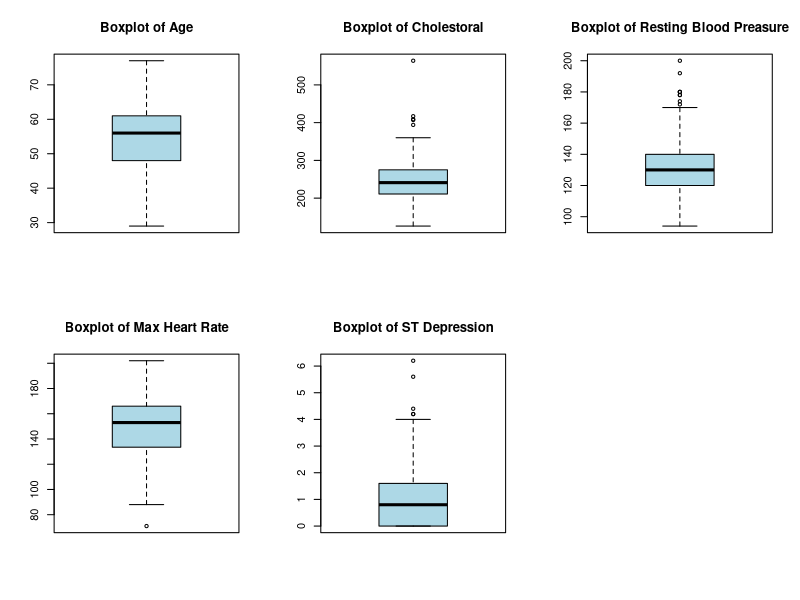
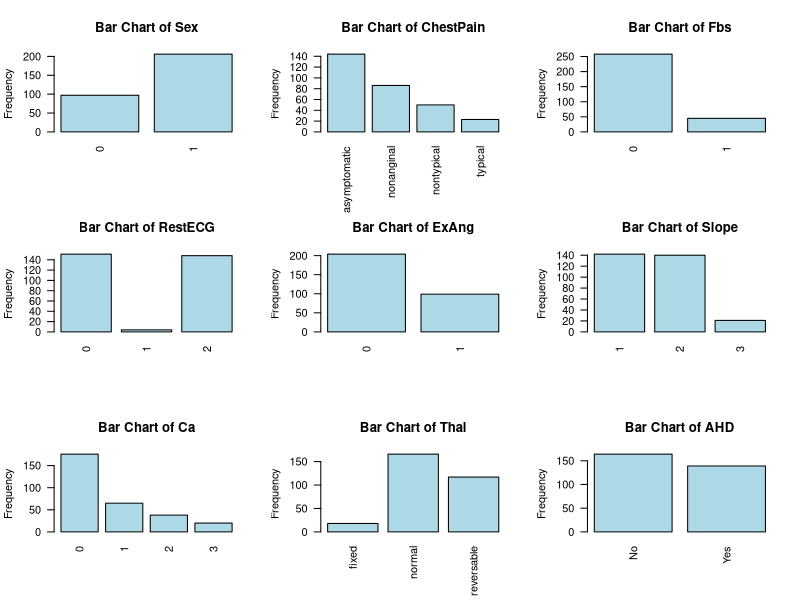
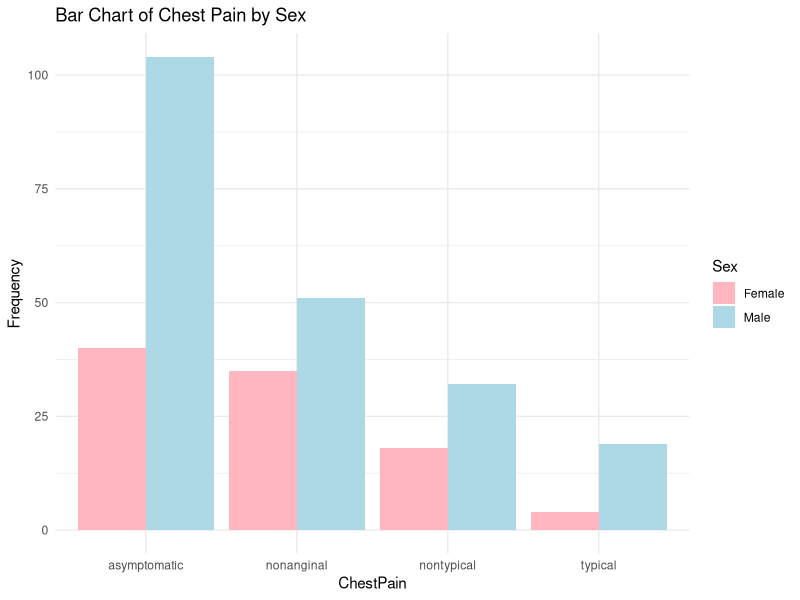
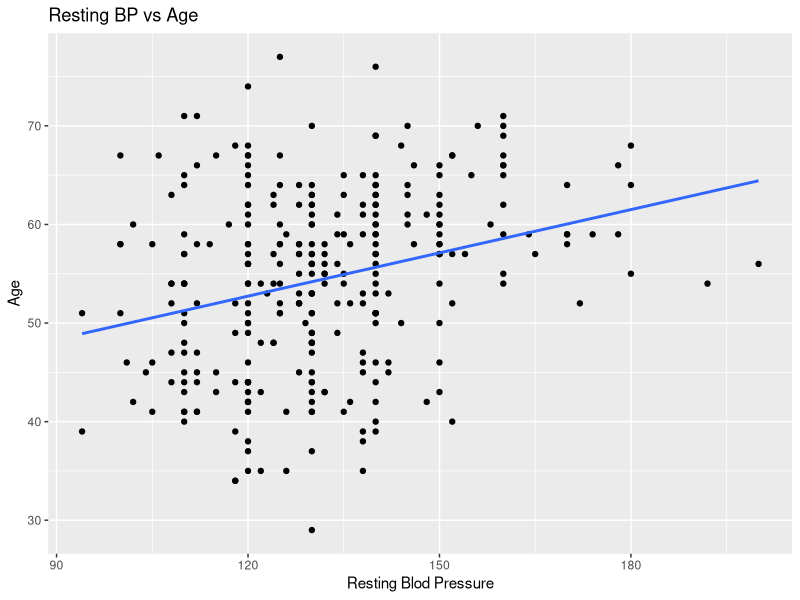
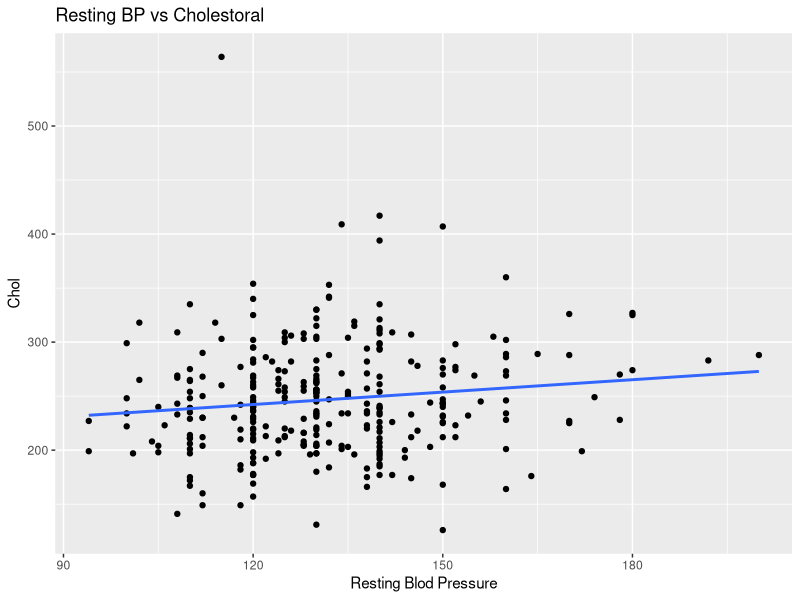
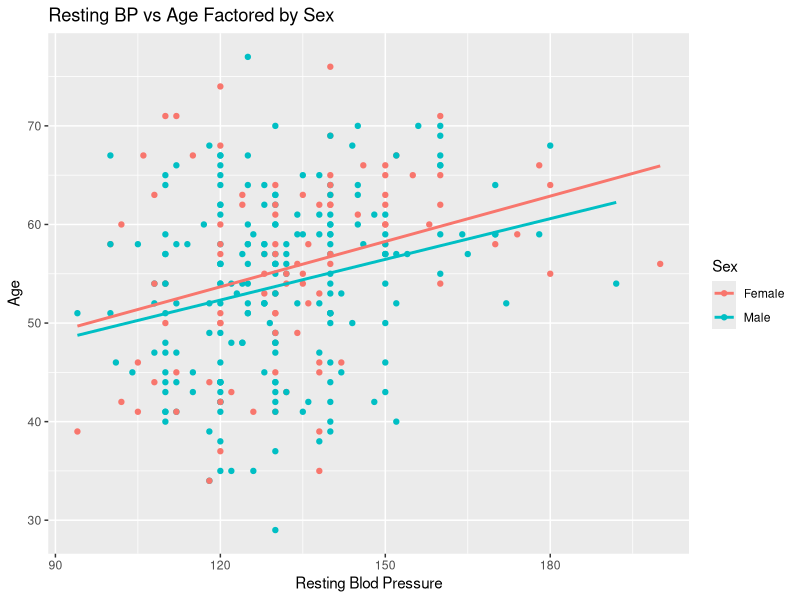
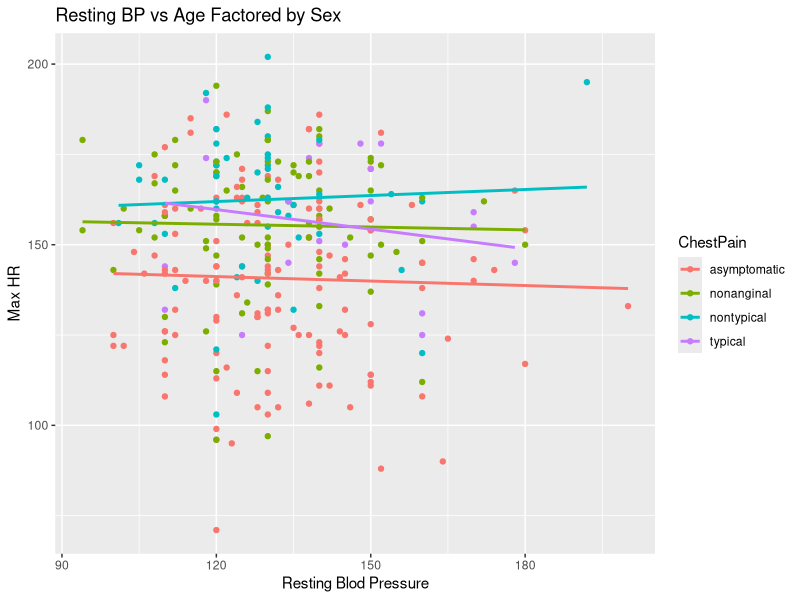
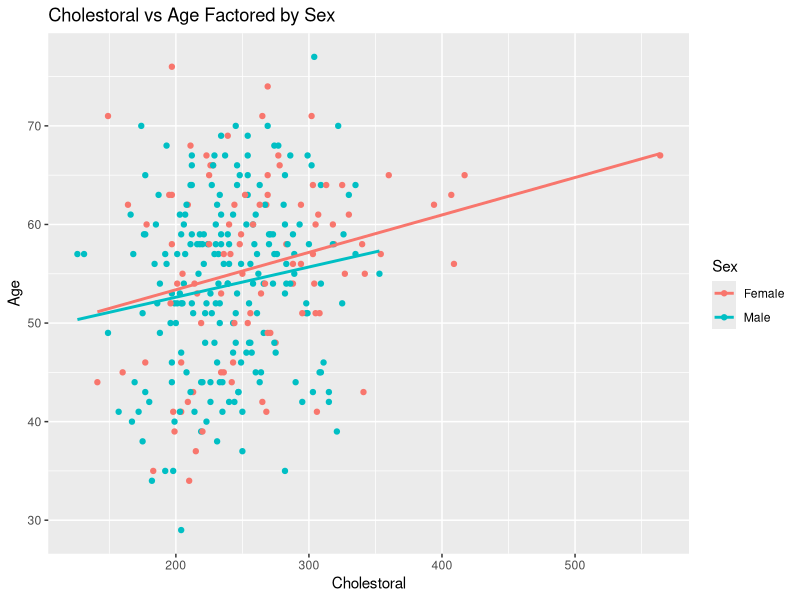

R code for these plots, in order:
## ---- chunk 1
knitr::opts_chunk$set(echo = TRUE)
library(dplyr)
library(matrixStats)
library(knitr)
library(ggplot2)
## ---- chunk 2
Heart <- read.csv("Heart.csv")

#View(Heart)
## ---- chunk 3

# Structure Function
str(Heart)

# Column names
cols <- colnames(Heart)
#print(cols)
## ---- chunk 4
# Select all numerical data points
continuous_vars <- c("Age", "RestBP", "Chol", "MaxHR", "Oldpeak")

# Provide Summary
#summary(Heart)

# Group all results in a dataframe

summary_stats <- data.frame(
  Mean = sapply(Heart[continuous_vars], mean, na.rm = TRUE), # Mean
  Median = sapply(Heart[continuous_vars], median, na.rm = TRUE), # Median
  Std_Dev = sapply(Heart[continuous_vars], sd, na.rm = TRUE), # Standard deviation
  Variance = sapply(continuous_vars, function(x) var(Heart[[x]], na.rm = TRUE)), # Variance
  MAD = sapply(Heart[continuous_vars], mad, na.rm = TRUE), # Median
  Min = sapply(Heart[continuous_vars], min, na.rm = TRUE), # Minimum
  Max = sapply(Heart[continuous_vars], max, na.rm = TRUE), # Maximum
  Sum = sapply(Heart[continuous_vars], sum, na.rm = TRUE) # Sum
)

# Print Pretty Table
kable(summary_stats, caption = "Summary Statistics for Continuous Variables", digits = 5)
## ---- chunk 5
# Select all categorical data points
categorical_vars <- c("Sex", "ChestPain", "Fbs", "RestECG", "ExAng", "Slope", "Ca", "Thal", "AHD")

freq_tables1 <- lapply(Heart[categorical_vars[1]], table)
kable(freq_tables1, caption = "Frequency Table for Sex", digits = 2)

freq_tables2 <- lapply(Heart[categorical_vars[2]], table)
kable(freq_tables2, caption = "Frequency Table for Chest Pain", digits = 2)

freq_tables3 <- lapply(Heart[categorical_vars[3]], table)
kable(freq_tables3, caption = "Frequency Table for Fasting Blood Sugar", digits = 2)

freq_tables4 <- lapply(Heart[categorical_vars[4]], table)
kable(freq_tables4, caption = "Frequency Table for Resting Electrocardiographic Result", digits = 2)

freq_tables5 <- lapply(Heart[categorical_vars[5]], table)
kable(freq_tables5, caption = "Frequency Table for Exercise Induced Angina", digits = 2)

freq_tables6 <- lapply(Heart[categorical_vars[6]], table)
kable(freq_tables6, caption = "Frequency Table for Slope", digits = 2)

freq_tables7 <- lapply(Heart[categorical_vars[7]], table)
kable(freq_tables7, caption = "Frequency Table for Number of Vessels", digits = 2)

freq_tables8 <- lapply(Heart[categorical_vars[8]], table)
kable(freq_tables8, caption = "Frequency Table for Thallium Stress Test", digits = 2)

freq_tables9 <- lapply(Heart[categorical_vars[9]], table)
kable(freq_tables9, caption = "Frequency Table for AHD", digits = 2)
## ---- chunk 6

par(mfrow = c(2, 3))

# Age
#hist(Heart$Age, main = "Histogram of Age", xlab = "Age", col = "lightblue", border = "black")
boxplot(Heart$Age, main = "Boxplot of Age", col = "lightblue", border = "black", horizontal = FALSE)

# Chol
#hist(Heart$Chol, main = "Histogram of Cholestoral", xlab = "Cholestoral", col = "lightblue", border = "black")
boxplot(Heart$Chol, main = "Boxplot of Cholestoral", col = "lightblue", border = "black", horizontal = FALSE)

# RestBP
#hist(Heart$RestBP, main = "Histogram of Resting Blood Preasure", xlab = "RestBP", col = "lightblue", border = "black")
boxplot(Heart$RestBP, main = "Boxplot of Resting Blood Preasure", col = "lightblue", border = "black", horizontal = FALSE)

# MaxHR
#hist(Heart$MaxHR, main = "Histogram of Max Heart Rate", xlab = "MaxHR", col = "lightblue", border = "black")
boxplot(Heart$MaxHR, main = "Boxplot of Max Heart Rate", col = "lightblue", border = "black", horizontal = FALSE)


# Oldpeak
#hist(Heart$Oldpeak, main = "Histogram of ST Depression", xlab = "Oldpeak", col = "lightblue", border = "black")
boxplot(Heart$Oldpeak, main = "Boxplot of ST Depression", col = "lightblue", border = "black", horizontal = FALSE)
## ---- chunk 7

par(mfrow = c(3, 3))

freq_tables <- lapply(Heart[categorical_vars], table)

plot_bar_chart <- function(variable) {
  freq_table <- table(Heart[[variable]])
  barplot(freq_table, main = paste("Bar Chart of", variable), col = "lightblue", border = "black",
          ylab = "Frequency", las = 2)
}

# Plot bar charts for each categorical variable
for (var in categorical_vars)
  plot_bar_chart(var)
## ---- chunk 8

Heart$Sex <- factor(Heart$Sex, levels = c(0, 1), labels = c("Female", "Male"))

ggplot(Heart, aes(x = ChestPain, fill = Sex)) +
    geom_bar(position = "dodge") +
    labs(title = "Bar Chart of Chest Pain by Sex", x = "ChestPain", y = "Frequency") +
    scale_fill_manual(values = c("Female" = "lightpink", "Male" = "lightblue")) +
    theme_minimal()
## ---- chunk 9
ggplot(Heart, aes(x = RestBP, y = Age)) +
  geom_point() +
  labs(x = "Resting Blod Pressure", y = "Age", title = "Resting BP vs Age") +
  geom_smooth(method = "lm", se = FALSE)

ggplot(Heart, aes(x = RestBP, y = Chol)) +
  geom_point() +
  labs(x = "Resting Blod Pressure", y = "Chol", title = "Resting BP vs Cholestoral") +
  geom_smooth(method = "lm", se = FALSE)
## ---- chunk 10
ggplot(Heart, aes(x = RestBP, y = Age, color = Sex)) +
  geom_point() +
  labs(x = "Resting Blod Pressure", y = "Age", colored = "Sex", title = "Resting BP vs Age Factored by Sex") +
  geom_smooth(method = "lm", se = FALSE)
## ---- chunk 11
ggplot(Heart, aes(x = RestBP, y = MaxHR, color = ChestPain)) +
  geom_point() +
  labs(x = "Resting Blod Pressure", y = "Max HR", colored = "Sex", title = "Resting BP vs Age Factored by Sex") +
  geom_smooth(method = "lm", se = FALSE)
## ---- chunk 12
model1_Sex <- lm(RestBP ~ Age * Sex, data = Heart)
model2_Chol <- lm(RestBP ~ Age * Sex * Chol, data = Heart)
model3_ChestPain <- lm(RestBP ~ Age * ChestPain, data = Heart)
model4 <- glm(ExAng ~ RestBP + Sex + Chol, data = Heart, family = binomial)
model5 <- glm(Sex ~ RestBP + Chol, data = Heart, family = binomial)
model6 <- glm(Fbs ~ RestBP, data = Heart, family = binomial)

#model1_Sex
#model2_Chol
#model3_ChestPain
summary (model4)
summary (model5)
summary (model6)
## ---- chunk 13
ggplot(Heart, aes(x = Chol, y = Age, color = Sex)) +
  geom_point() +
  labs(x = "Cholestoral", y = "Age", colored = "Sex", title = "Cholestoral vs Age Factored by Sex") +
  geom_smooth(method = "lm", se = FALSE)
